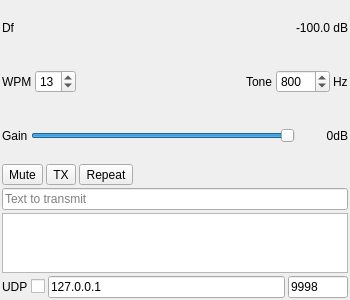
<?xml version="1.0" encoding="UTF-8"?>
<ui version="4.0">
 <class>MorseModGUI</class>
 <widget class="RollupContents" name="MorseModGUI">
  <property name="geometry">
   <rect>
    <x>0</x>
    <y>0</y>
    <width>350</width>
    <height>300</height>
   </rect>
  </property>
  <property name="windowTitle">
   <string>Morse (CW) Modulator</string>
  </property>
  <layout class="QVBoxLayout" name="verticalLayout">
   <property name="spacing">
    <number>3</number>
   </property>
   <property name="leftMargin">
    <number>2</number>
   </property>
   <property name="topMargin">
    <number>2</number>
   </property>
   <property name="rightMargin">
    <number>2</number>
   </property>
   <property name="bottomMargin">
    <number>2</number>
   </property>

   <!-- Row 1: Frequency offset + level meter + power -->
   <item>
    <layout class="QHBoxLayout" name="freqLayout">
     <item>
      <widget class="QLabel" name="deltaFrequencyLabel">
       <property name="text">
        <string>Df</string>
       </property>
       <property name="toolTip">
        <string>Channel frequency offset from device center (Hz)</string>
       </property>
      </widget>
     </item>
     <item>
      <widget class="ValueDialZ" name="deltaFrequency" native="true">
       <property name="minimumSize">
        <size>
         <width>32</width>
         <height>16</height>
        </size>
       </property>
       <property name="toolTip">
        <string>Frequency offset from device center (Hz)</string>
       </property>
      </widget>
     </item>
     <item>
      <spacer name="freqSpacer">
       <property name="orientation">
        <enum>Qt::Horizontal</enum>
       </property>
       <property name="sizeHint" stdset="0">
        <size>
         <width>5</width>
         <height>0</height>
        </size>
       </property>
      </spacer>
     </item>
     <item>
      <widget class="LevelMeterSignalDB" name="volumeMeter" native="true">
       <property name="minimumSize">
        <size>
         <width>100</width>
         <height>10</height>
        </size>
       </property>
       <property name="maximumSize">
        <size>
         <width>16777215</width>
         <height>10</height>
        </size>
       </property>
      </widget>
     </item>
     <item>
      <widget class="QLabel" name="channelPower">
       <property name="minimumSize">
        <size>
         <width>60</width>
         <height>0</height>
        </size>
       </property>
       <property name="text">
        <string>-100.0 dB</string>
       </property>
       <property name="alignment">
        <set>Qt::AlignRight|Qt::AlignVCenter</set>
       </property>
      </widget>
     </item>
    </layout>
   </item>

   <!-- Row 2: WPM + Tone -->
   <item>
    <layout class="QHBoxLayout" name="speedLayout">
     <item>
      <widget class="QLabel" name="wpmLabel">
       <property name="text">
        <string>WPM</string>
       </property>
       <property name="toolTip">
        <string>Speed in words per minute</string>
       </property>
      </widget>
     </item>
     <item>
      <widget class="QSpinBox" name="wpm">
       <property name="toolTip">
        <string>Speed in words per minute (PARIS standard)</string>
       </property>
       <property name="minimum">
        <number>1</number>
       </property>
       <property name="maximum">
        <number>50</number>
       </property>
       <property name="value">
        <number>13</number>
       </property>
      </widget>
     </item>
     <item>
      <spacer name="speedSpacer">
       <property name="orientation">
        <enum>Qt::Horizontal</enum>
       </property>
       <property name="sizeHint" stdset="0">
        <size>
         <width>10</width>
         <height>0</height>
        </size>
       </property>
      </spacer>
     </item>
     <item>
      <widget class="QLabel" name="toneLabel">
       <property name="text">
        <string>Tone</string>
       </property>
       <property name="toolTip">
        <string>CW sidetone frequency</string>
       </property>
      </widget>
     </item>
     <item>
      <widget class="QSpinBox" name="toneFrequency">
       <property name="toolTip">
        <string>CW tone frequency in Hz</string>
       </property>
       <property name="minimum">
        <number>200</number>
       </property>
       <property name="maximum">
        <number>2000</number>
       </property>
       <property name="singleStep">
        <number>10</number>
       </property>
       <property name="value">
        <number>800</number>
       </property>
      </widget>
     </item>
     <item>
      <widget class="QLabel" name="toneUnitLabel">
       <property name="text">
        <string>Hz</string>
       </property>
      </widget>
     </item>
    </layout>
   </item>

   <!-- Row 3: Gain slider -->
   <item>
    <layout class="QHBoxLayout" name="gainLayout">
     <item>
      <widget class="QLabel" name="gainLabel">
       <property name="text">
        <string>Gain</string>
       </property>
       <property name="toolTip">
        <string>Output gain</string>
       </property>
      </widget>
     </item>
     <item>
      <widget class="QSlider" name="gain">
       <property name="toolTip">
        <string>Output gain (dB)</string>
       </property>
       <property name="minimum">
        <number>-40</number>
       </property>
       <property name="maximum">
        <number>0</number>
       </property>
       <property name="value">
        <number>0</number>
       </property>
       <property name="orientation">
        <enum>Qt::Horizontal</enum>
       </property>
      </widget>
     </item>
     <item>
      <widget class="QLabel" name="gainText">
       <property name="minimumSize">
        <size>
         <width>50</width>
         <height>0</height>
        </size>
       </property>
       <property name="text">
        <string>0dB</string>
       </property>
       <property name="alignment">
        <set>Qt::AlignRight|Qt::AlignVCenter</set>
       </property>
      </widget>
     </item>
    </layout>
   </item>

   <!-- Row 4: Mute / TX / Repeat buttons -->
   <item>
    <layout class="QHBoxLayout" name="btnLayout">
     <item>
      <widget class="QToolButton" name="channelMute">
       <property name="toolTip">
        <string>Mute channel output</string>
       </property>
       <property name="text">
        <string>Mute</string>
       </property>
       <property name="checkable">
        <bool>true</bool>
       </property>
      </widget>
     </item>
     <item>
      <widget class="QToolButton" name="txButton">
       <property name="toolTip">
        <string>Transmit text</string>
       </property>
       <property name="text">
        <string>TX</string>
       </property>
      </widget>
     </item>
     <item>
      <widget class="QToolButton" name="repeat">
       <property name="toolTip">
        <string>Repeat transmission</string>
       </property>
       <property name="text">
        <string>Repeat</string>
       </property>
       <property name="checkable">
        <bool>true</bool>
       </property>
      </widget>
     </item>
     <item>
      <spacer name="btnSpacer">
       <property name="orientation">
        <enum>Qt::Horizontal</enum>
       </property>
       <property name="sizeHint" stdset="0">
        <size>
         <width>40</width>
         <height>0</height>
        </size>
       </property>
      </spacer>
     </item>
    </layout>
   </item>

   <!-- Row 5: Text input -->
   <item>
    <widget class="QLineEdit" name="text">
     <property name="toolTip">
      <string>Text to transmit in Morse code</string>
     </property>
     <property name="placeholderText">
      <string>Text to transmit</string>
     </property>
    </widget>
   </item>

   <!-- Row 6: Transmitted text display -->
   <item>
    <widget class="QPlainTextEdit" name="transmittedText">
     <property name="readOnly">
      <bool>true</bool>
     </property>
     <property name="toolTip">
      <string>Characters transmitted so far</string>
     </property>
     <property name="maximumSize">
      <size>
       <width>16777215</width>
       <height>60</height>
      </size>
     </property>
    </widget>
   </item>

   <!-- Row 7: UDP -->
   <item>
    <layout class="QHBoxLayout" name="udpLayout">
     <item>
      <widget class="QLabel" name="udpLabel">
       <property name="text">
        <string>UDP</string>
       </property>
       <property name="toolTip">
        <string>Receive text via UDP</string>
       </property>
      </widget>
     </item>
     <item>
      <widget class="QCheckBox" name="udpEnabled">
       <property name="toolTip">
        <string>Enable UDP text input</string>
       </property>
       <property name="text">
        <string/>
       </property>
      </widget>
     </item>
     <item>
      <widget class="QLineEdit" name="udpAddress">
       <property name="toolTip">
        <string>UDP bind address</string>
       </property>
       <property name="text">
        <string>127.0.0.1</string>
       </property>
      </widget>
     </item>
     <item>
      <widget class="QLineEdit" name="udpPort">
       <property name="minimumSize">
        <size>
         <width>50</width>
         <height>0</height>
        </size>
       </property>
       <property name="maximumSize">
        <size>
         <width>60</width>
         <height>16777215</height>
        </size>
       </property>
       <property name="toolTip">
        <string>UDP port</string>
       </property>
       <property name="text">
        <string>9998</string>
       </property>
      </widget>
     </item>
    </layout>
   </item>

  </layout>
 </widget>
 <customwidgets>
  <customwidget>
   <class>RollupContents</class>
   <extends>QWidget</extends>
   <header>gui/rollupcontents.h</header>
   <container>1</container>
  </customwidget>
  <customwidget>
   <class>ValueDialZ</class>
   <extends>QWidget</extends>
   <header>gui/valuedialz.h</header>
   <container>0</container>
  </customwidget>
  <customwidget>
   <class>LevelMeterSignalDB</class>
   <extends>QWidget</extends>
   <header>gui/levelmeter.h</header>
   <container>0</container>
  </customwidget>
 </customwidgets>
 <resources/>
 <connections/>
</ui>
